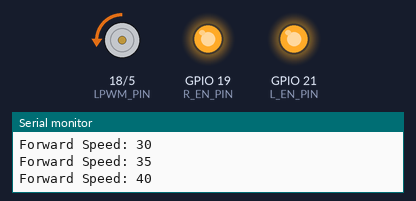
The sketch below on a simulated ESP32. Shown: motor-driver pin pairs drawn as motors (green arrow = first pin HIGH = forward, orange = second pin HIGH = backward, longer = more drive), output pins drawn as LEDs (lit = HIGH), the last lines printed to the serial monitor.

Above: at 0.85 s.
At 10.9 s:
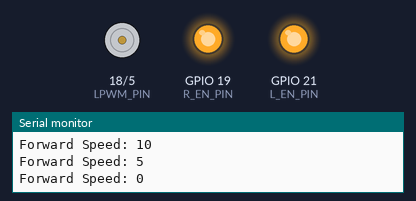
At 16.62 s:
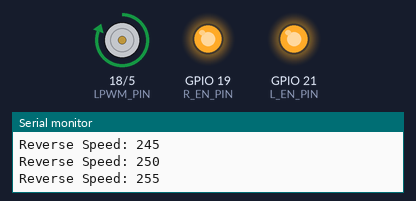
At 28.03 s:
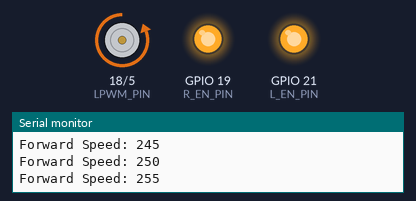
Timing chart, 0 to 29.7 s (numbered marks = the images above):
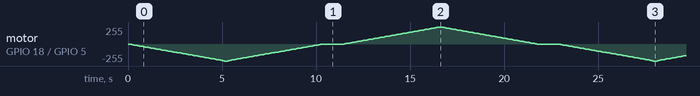

The sketch:

YALI_nav.ino
```cpp
// Pin Definitions
#define RPWM_PIN 5   // Right PWM pin
#define LPWM_PIN 18   // Left PWM pin
#define R_EN_PIN 19   // Right enable pin
#define L_EN_PIN 21   // Left enable pin

// PWM Settings
#define PWM_FREQ 5000      // Frequency in Hz (adjust based on motor specs)
#define PWM_RESOLUTION 8   // 8-bit resolution (0-255)
#define PWM_CHANNEL_R 0    // PWM channel for RPWM
#define PWM_CHANNEL_L 1    // PWM channel for LPWM

int speed = 0; // Speed variable (0-255)

void setup() {
  // Initialize Serial Monitor
  Serial.begin(115200);

  // Enable motor driver
  pinMode(R_EN_PIN, OUTPUT);
  pinMode(L_EN_PIN, OUTPUT);
  digitalWrite(R_EN_PIN, HIGH);
  digitalWrite(L_EN_PIN, HIGH);

  // Configure PWM channels and attach them to pins
  ledcAttachChannel(RPWM_PIN, PWM_FREQ, PWM_RESOLUTION, PWM_CHANNEL_R);
  ledcAttachChannel(LPWM_PIN, PWM_FREQ, PWM_RESOLUTION, PWM_CHANNEL_L);
}

void loop() {
  // Increase speed gradually
  for (speed = 0; speed <= 255; speed += 5) {
    setMotorSpeed(speed, true); // true for forward direction
    Serial.println("Forward Speed: " + String(speed)); // Print speed
    delay(100);
  }

  // Decrease speed gradually
  for (speed = 255; speed >= 0; speed -= 5) {
    setMotorSpeed(speed, true); // true for forward direction
    Serial.println("Forward Speed: " + String(speed)); // Print speed
    delay(100);
  }

  delay(1000); // Pause for 1 second

  // Reverse direction
  for (speed = 0; speed <= 255; speed += 5) {
    setMotorSpeed(speed, false); // false for reverse direction
    Serial.println("Reverse Speed: " + String(speed)); // Print speed
    delay(100);
  }

  for (speed = 255; speed >= 0; speed -= 5) {
    setMotorSpeed(speed, false); // false for reverse direction
    Serial.println("Reverse Speed: " + String(speed)); // Print speed
    delay(100);
  }

  delay(1000); // Pause for 1 second
}

// Function to control motor speed and direction
void setMotorSpeed(int speed, bool forward) {
  if (forward) {
    ledcWriteChannel(PWM_CHANNEL_R, speed); // Forward direction
    ledcWriteChannel(PWM_CHANNEL_L, 0);    // No reverse
  } else {
    ledcWriteChannel(PWM_CHANNEL_R, 0);    // No forward
    ledcWriteChannel(PWM_CHANNEL_L, speed); // Reverse direction
  }
}
```
